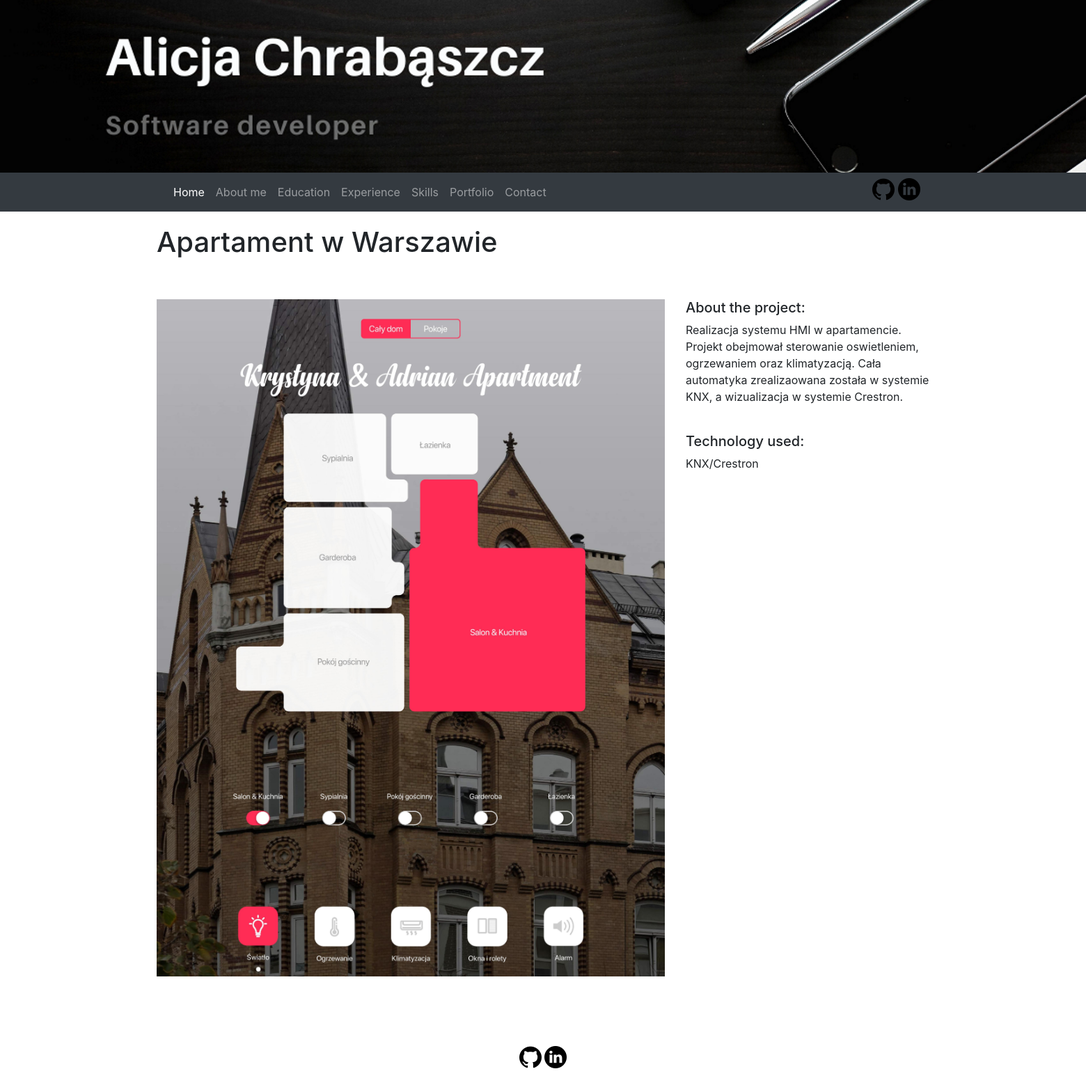
The app's page /projects/1/, older data.
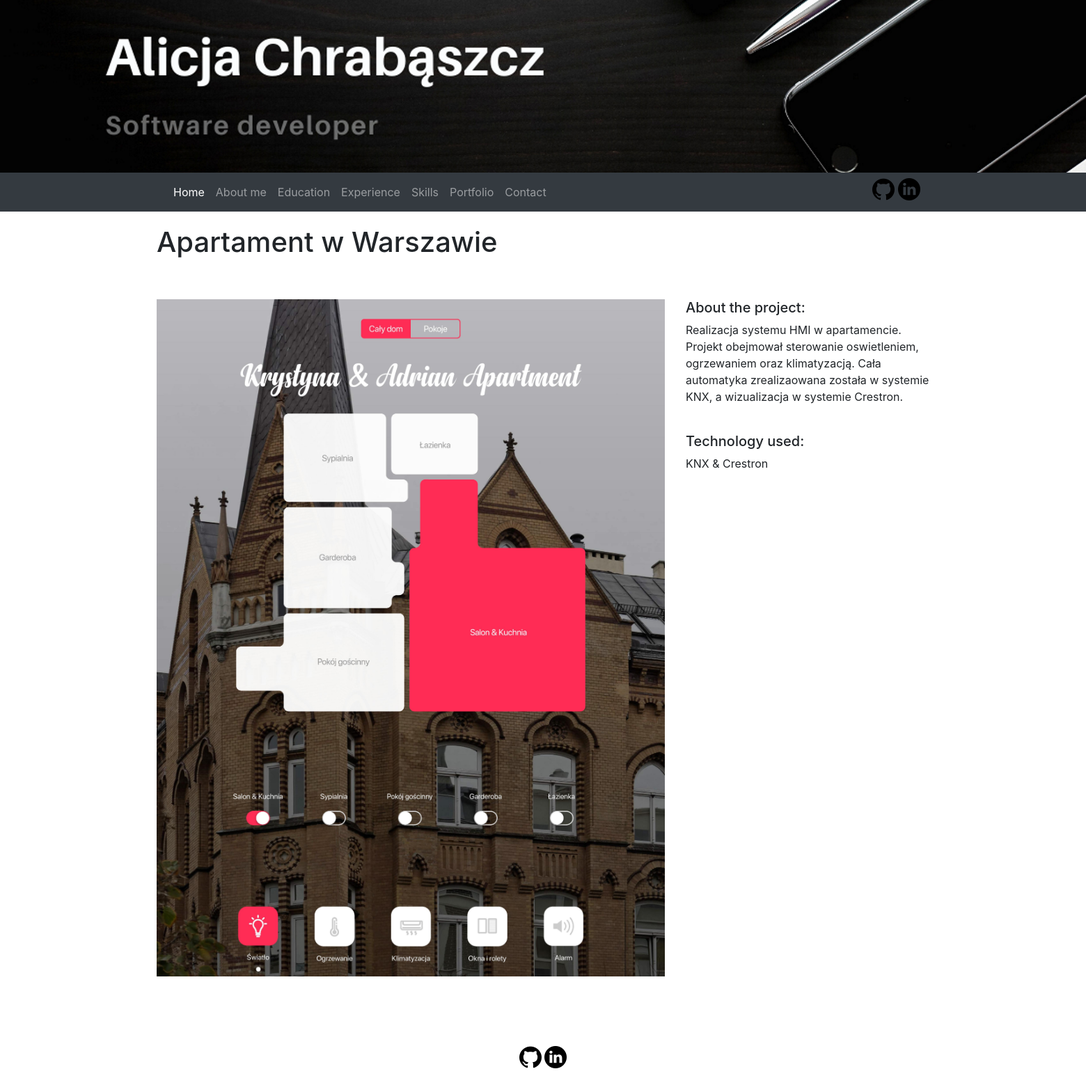
The same page, newer data.
### projects/models.py (models this page shows)
class Project(models.Model):
    title = models.CharField(max_length=100)
    description = models.TextField()
    technology = models.CharField(max_length=30)
    image = models.ImageField(upload_to="images", blank=True)

### projects/views.py (the view)
# urls.py: path("<int:pk>/", views.project_detail, name="project_detail"),
def project_detail(request, pk):
    project = Project.objects.get(pk=pk)
    context = {
        'project': project
    }
    return render(request, 'project_detail.html', context)

### projects/templates/project_detail.html
{% extends "base.html" %}
{% block page_content %}
<div id="header" style="padding-top: 20px">
    <h1>{{ project.title }}</h1>
</div>
<div class="row" style="padding-top: 50px">
    <div class="col-md-8">
        <img src="{{ project.image.url }}" alt="" width="100%">
    </div>
    <div class="col-md-4">
        <h5>About the project:</h5>
        <p>{{ project.description }}</p>
        <br>
        <h5>Technology used:</h5>
        <p>{{ project.technology }}</p>
    </div>
</div>
{% endblock %}

### personal_portfolio/templates/base.html (shortened to what this page needs)
{% load static %}
<link rel="stylesheet" href="https://stackpath.bootstrapcdn.com/bootstrap/4.1.3/css/bootstrap.min.css">
<img src="{% static 'img/baner_new.png' %}">
<nav class="navbar navbar-expand-lg navbar-dark bg-dark">
    <div class="container">
        <div class="collapse navbar-collapse" id="navbarSupportedContent">
          <ul class="navbar-nav mr-auto">
            <li class="nav-item active">
              <a class="nav-link" href="{% url 'home' %}">Home</a>
            </li>
            <li class="nav-item">
              <a class="nav-link" href="{% url 'about' %}">About me</a>
            </li>
            <li class="nav-item">
              <a class="nav-link" href="{% url 'education' %}">Education</a>
            </li>
            <li class="nav-item">
              <a class="nav-link" href="{% url 'experience' %}">Experience</a>
            </li>
            <li class="nav-item">
              <a class="nav-link" href="{% url 'skills' %}">Skills</a>
            </li>
            <li class="nav-item">
              <a class="nav-link" href="{% url 'project_index' %}">Portfolio</a>
            </li>
            <li class="nav-item">
              <a class="nav-link" href="{% url 'contact' %}">Contact</a>
            </li>
            <li class="nav-item">
              <a href="https://github.com/yorunohanta" target="_blank"><img src="{% static 'img/github.png' %}" style="padding-left: 460px"></a>
            </li>
            <li class="nav-item">
              <a href="https://www.linkedin.com/in/alicja-chrabąszcz-38411715a/" target="_blank"><img src="{% static 'img/linkedin.png' %}" style="padding-left: 5px"></a>
            </li>
          </ul>
        </div>
    </div>
</nav>
<div class="container">
    {% block page_content %}{% endblock %}
</div>
    <div class="social_icons" style="text-align: center; padding-top: 100px">
        <a href="https://github.com/yorunohanta" target="_blank"><img src="{% static 'img/github.png' %}"></a>
        <a href="https://www.linkedin.com/in/alicja-chrabąszcz-38411715a/" target="_blank"><img src="{% static 'img/linkedin.png' %}"></a>
    </div><br>

Row changes from the older to the newer data that the page shows:
changed Project "Apartament w Warszawie": technology "KNX/Crestron" → "KNX & Crestron"
